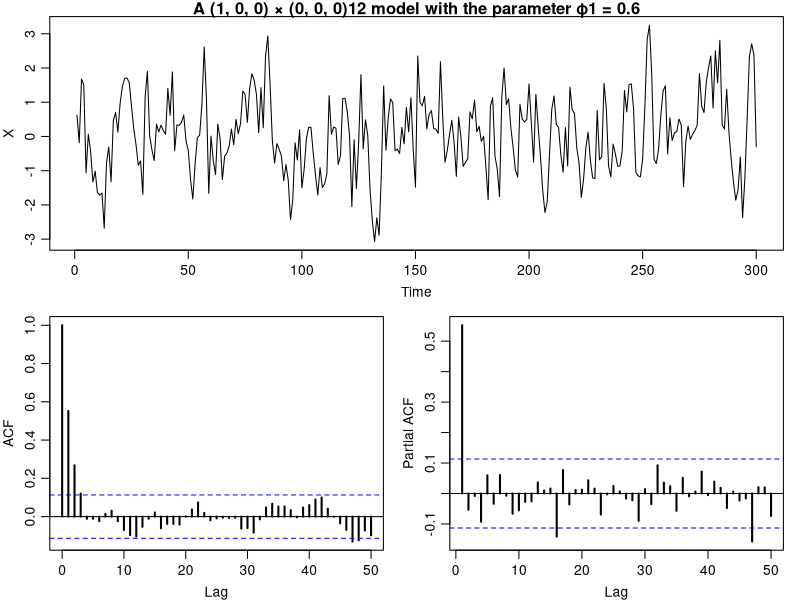
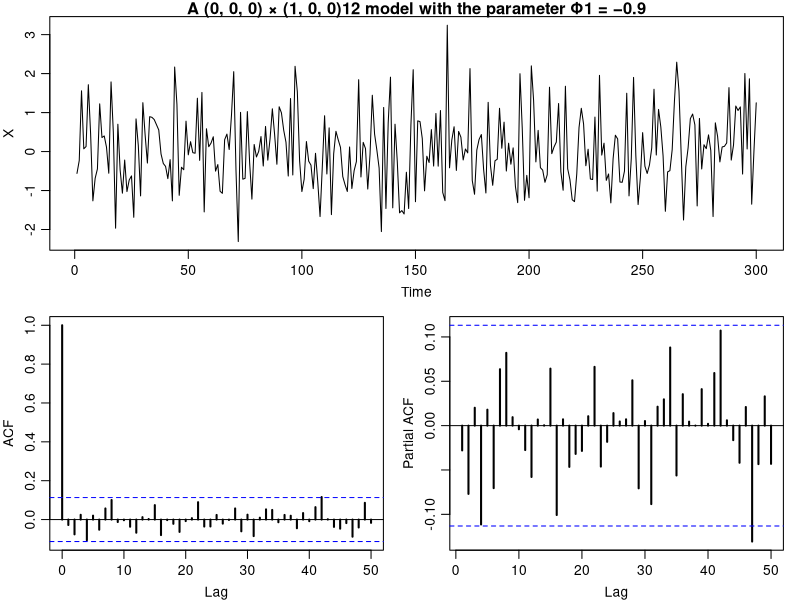

Write R code to recreate these figures, in order.
## ---------------------------------------------------------------------------------------
# Function for plot
plotit <- function(x, title){
  layout(rbind(1,2:3))
  par(mar=c(3,3,1,1), mgp=c(2, 0.7,0))
  plot(x, ylab="X", main = title)
  acf(x, lag.max=50, lwd=2)
  pacf(x, lag.max=50, lwd=2)
}

# Load necessary library
library(forecast)
# Set seed for reproducibility
set.seed(123)
## ---------------------------------------------------------------------------------------
# Define ARIMA parameters 2.1
ar_order <- 1  # AR order
i_order <- 0   # I order (differencing)
ma_order <- 0  # MA order
seasonal_order <- c(0, 0, 0)  # Seasonal ARIMA order (P, D, Q)
seasonal_period <- 12  # Seasonal period (e.g., monthly data)
phi = 0.6 #phi
n = 300

# Generate ARIMA model with seasonal component
arima_model <- arima.sim(model = list(order = c(ar_order, i_order, ma_order), 
                                      seasonal = list(order = seasonal_order, period = seasonal_period), 
                                      ar = c(phi)), n = n)

plotit(arima_model, "A (1, 0, 0) × (0, 0, 0)12 model with the parameter ϕ1 = 0.6")

## ---------------------------------------------------------------------------------------
# Define ARIMA parameters 2.2
set.seed(123)
ar_order <- 0  # AR order
i_order <- 0   # I order (differencing)
ma_order <- 0  # MA order
seasonal_order <- c(1, 0, 0)  # Seasonal ARIMA order (P, D, Q)
seasonal_period <- 12  # Seasonal period (e.g., monthly data)
phi = -0.9 #phi
n = 300

# Generate ARIMA model with seasonal component
arima_model <- arima.sim(model = list(order = c(ar_order, i_order, ma_order), seasonal = list(order = seasonal_order, period = 12), 
                                     sar = phi), n=n)

plotit(arima_model, "A (0, 0, 0) × (1, 0, 0)12 model with the parameter Φ1 = −0.9")



